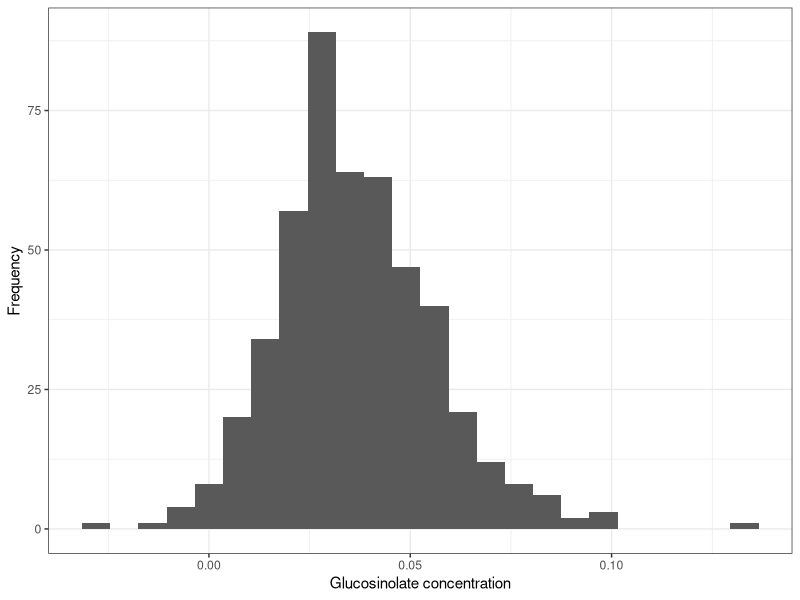
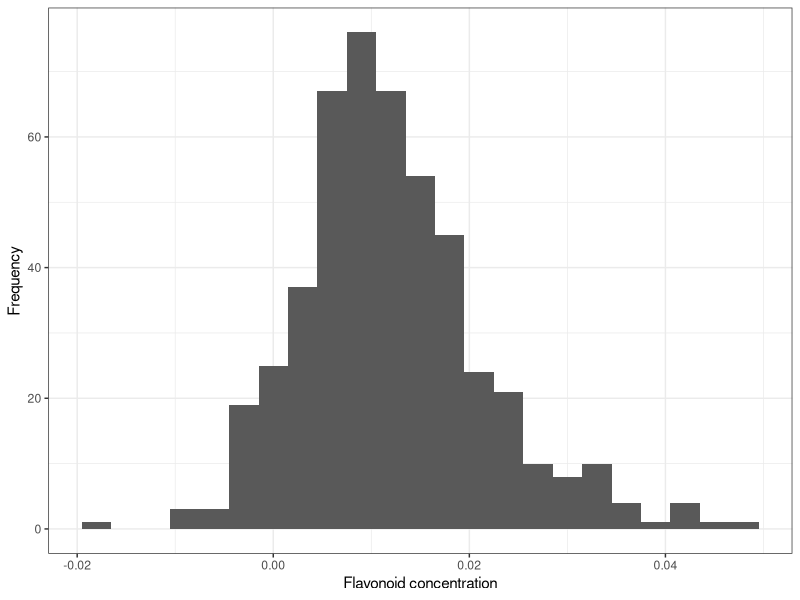
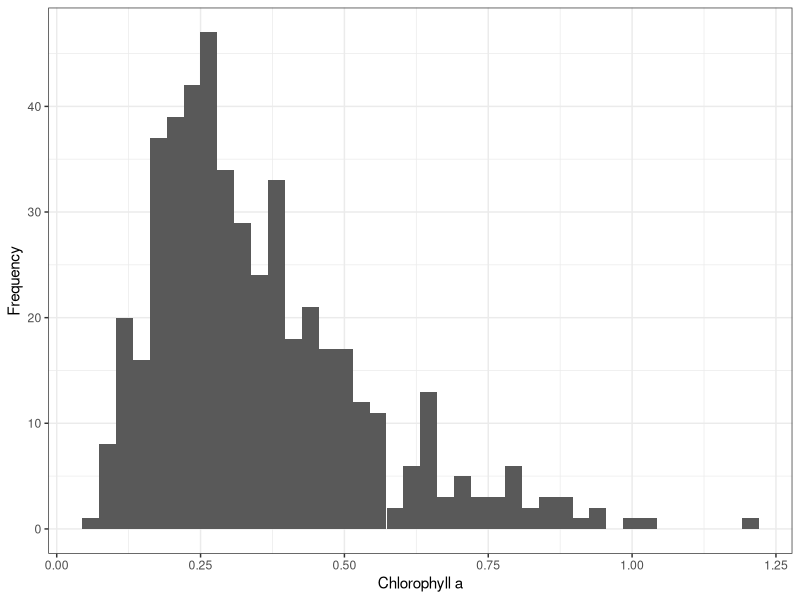
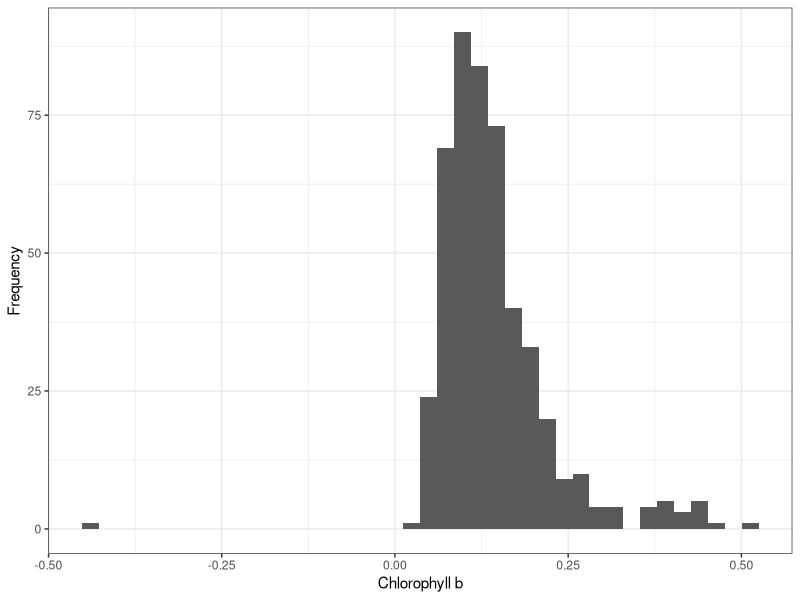
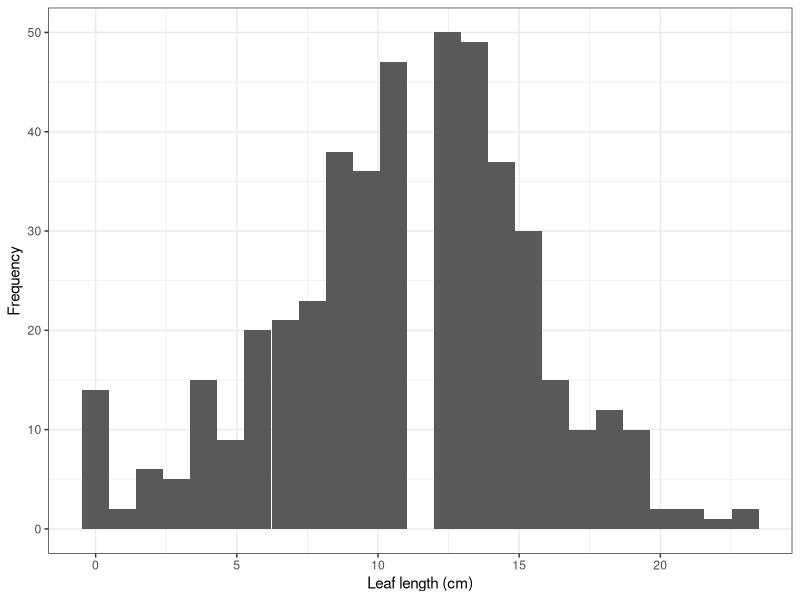
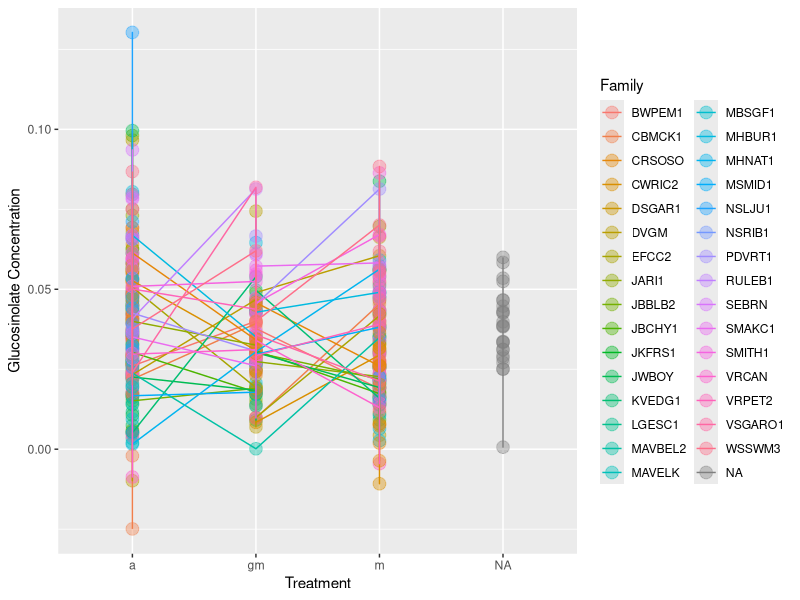
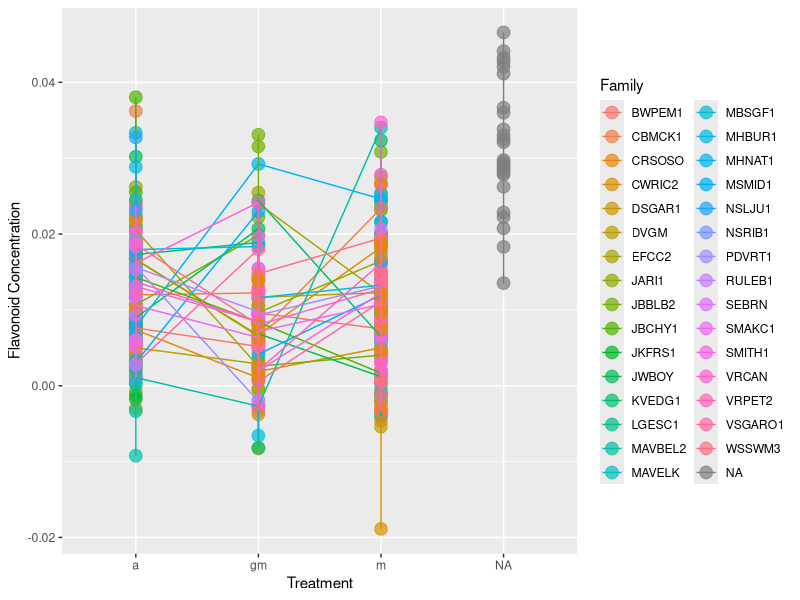
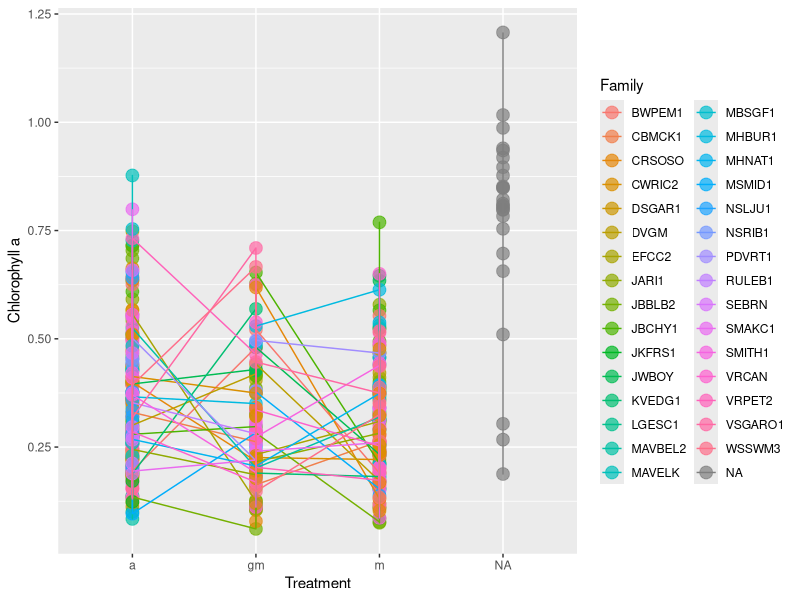

Here is the R script that generated these plots, in order: (Note: this script raises an error after producing the figures.)
## ---- chunk 1
#This clears the working environment for you.
rm(list=ls())
gmdata <- read.csv("DataSynthesis.csv",stringsAsFactors = F)
## ---- chunk 2
library(ggplot2)
library(dplyr)
## ---- chunk 3

#c|BWPEM1-9-0|Q|10
#make new vectors
plate <- gsub("\\|.*", "", gmdata$Tag)
plate
## ---- chunk 4
for(i in 1:length(gmdata$Tag)){
  strsplit(gmdata$Tag[i],"|", fixed = TRUE) [[1]]
    fam <- strsplit(gmdata$Tag[i],"|", fixed = TRUE) [[1]][2] #splits into family
    fam<-strsplit(fam,"-", fixed = TRUE) [[1]][1]
  gmdata$Family[i] <- fam
  
}
#make more efficient using apply function (or see above code chunk for more efficient way)
## ---- chunk 5
summary(gmdata)
## ---- chunk 6
ggplot(gmdata)+
geom_histogram(aes(x = gluc_Conc), binwidth = 0.007)+
  theme_bw()+
  labs(x = "Glucosinolate concentration", y = "Frequency")
## ---- chunk 7
ggplot(gmdata)+
geom_histogram(aes(x = flav_Conc), binwidth = 0.003)+
  theme_bw()+
  labs(x = "Flavonoid concentration", y = "Frequency")
## ---- chunk 8
ggplot(gmdata)+
geom_histogram(aes(x = ChlorA), bins = 40)+
  theme_bw()+
  labs(x = "Chlorophyll a", y = "Frequency")
## ---- chunk 9
ggplot(gmdata)+
geom_histogram(aes(x = ChlorB), bins = 40)+
  theme_bw()+
  labs(x = "Chlorophyll b", y = "Frequency")
## ---- chunk 10
ggplot(gmdata)+
geom_histogram(aes(x = leaf_length), bins = 25)+
  theme_bw()+
  labs(x = "Leaf length (cm)", y = "Frequency")
## ---- chunk 11
ggplot(data = gmdata, aes(x = treatment, y =  gluc_Conc, colour = Family))+
  geom_point(size = 4, alpha = 0.4)+
  geom_line(aes(group = Family))+
  labs(x = "Treatment", y = "Glucosinolate Concentration", colour = "Family")


## ---- chunk 12
ggplot(data = gmdata, aes(x = treatment, y =  flav_Conc, colour = Family))+
  geom_point(size = 4, alpha = 0.7)+
  geom_line(aes(group = Family))+
  labs(x = "Treatment", y = "Flavonoid Concentration", fill = "Family")
## ---- chunk 13
ggplot(data = gmdata, aes(x = treatment, y = ChlorA, colour = Family))+
  geom_point(size = 4, alpha = 0.7)+
  geom_line(aes(group = Family))+
  labs(x = "Treatment", y = "Chlorophyll a", fill = "Family")
## ---- chunk 14
ggplot(data = gmdata, aes(x = treatment, y =  ChlorB, colour = Family))+
  geom_point(size = 4, alpha = 0.7)+
  geom_line(aes(group = Family))+
  labs(x = "Treatment", y = "Chlorophyll b", fill = "Family")
## ---- chunk 15
#separate plants into alone treatment
ALN <- gmdata[grepl("a",gmdata$treatment),]

#chlorophyll a
plot(ALN$ChlorA ~ ALN$gluc_Conc, data = ALN, xlab = "Glucosinolate Concentration", ylab = "Chlorophyll a Content")
abline(lm(ALN$ChlorA ~ ALN$gluc_Conc, data = ALN))

#chlorophyll b
plot(ALN$ChlorB ~ ALN$gluc_Conc, data = ALN, xlab = "Glucosinolate Concentration", ylab = "Chlorophyll b Content")
abline(lm(ALN$ChlorB ~ ALN$gluc_Conc, data = ALN))
## ---- chunk 16
#chlorophyll a
plot(ALN$ChlorA ~ ALN$flav_Conc, data = ALN, xlab = "Flavonoid Concentration", ylab = "Chlorophyll a Content")
abline(lm(ALN$ChlorA ~ ALN$flav_Conc, data = ALN))

#chlorophyll b
plot(ALN$ChlorB ~ ALN$flav_Conc, data = ALN, xlab = "Flavonoid Concentration", ylab = "Chlorophyll b Content")
abline(lm(ALN$ChlorB ~ ALN$flav_Conc, data = ALN))
## ---- chunk 17
#separate plants into maple treatment
MPL <- gmdata[grepl("m",gmdata$treatment),]
#chlorophyll a
plot(MPL$ChlorA ~ MPL$gluc_Conc, data = MPL, xlab = "Glucosinolate Concentration", ylab = "Chlorophyll a Content")
abline(lm(MPL$ChlorA ~ MPL$gluc_Conc, data = MPL))

#chlorophyll b
plot(MPL$ChlorB ~ MPL$gluc_Conc, data = MPL, xlab = "Glucosinolate Concentration", ylab = "Chlorophyll b Content")
abline(lm(MPL$ChlorB ~ MPL$gluc_Conc, data = MPL))
## ---- chunk 18
#separate plants into maple treatment
GM <- gmdata[grepl("gm",gmdata$treatment),]
#chlorophyll a
plot(GM$ChlorA ~ GM$gluc_Conc, data = GM, xlab = "Glucosinolate Concentration", ylab = "Chlorophyll a Content")
abline(lm(GM$ChlorA ~ GM$gluc_Conc, data = GM))

#chlorophyll b
plot(GM$ChlorB ~ GM$gluc_Conc, data = GM, xlab = "Glucosinolate Concentration", ylab = "Chlorophyll b Content")
abline(lm(GM$ChlorB ~ GM$gluc_Conc, data = GM))
## ---- chunk 19
plot(gmdata$ChlorA[gmdata$treatment=="m"] ~ gmdata$ChlorA[gmdata$treatment=="gm"])
  #error: variable lengths must be the same                                                  
